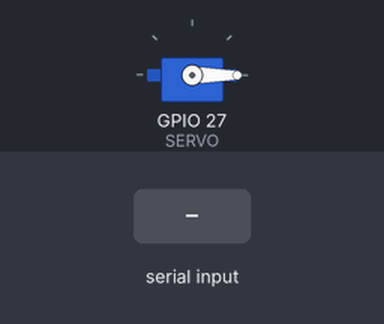
Bench run of a sketch on a simulated ESP32. Parts: servo. The inputs (shaded band) are chosen by the test bench. Nothing arrives over Bluetooth unless stated.

Above: at 1.2 s.
1.3 s: "open\n" received over the second serial link
At 1.76 s:
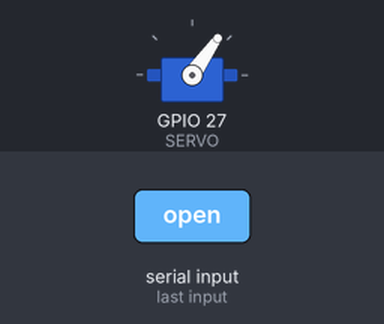
At 3.4 s:
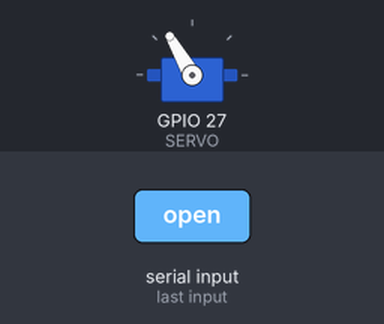
3.7 s: "close\n" received over the second serial link
At 3.86 s:
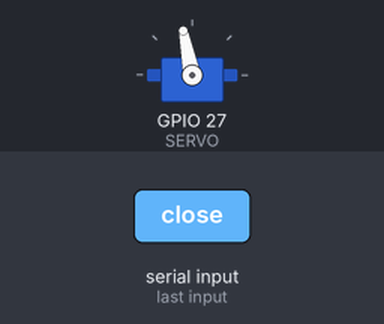
Timing chart, 0 to 6.7 s (numbered marks = the images above; inputs shaded):
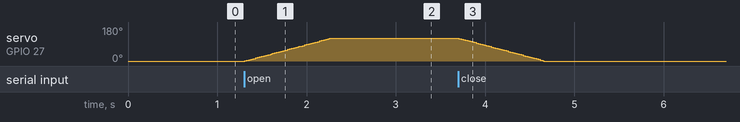

Measured:
- after the input at 1.3 s, servo on GPIO 27 (SERVO): moves from 0° to 120° over 0.95 s, starting at once
- after the input at 3.7 s, servo on GPIO 27 (SERVO): moves from 120° to 0° over 0.95 s, starting at once

The sketch:

mix.ino
```cpp
#include <BluetoothSerial.h>
#include <ESP32Servo.h>

BluetoothSerial bt;

const int SERVO = 27; // 伺服馬達的橘色線
Servo boom;

void setup()
{
	boom.attach(SERVO);
	boom.write(0);
	bt.begin("ESP32-GATE"); // 手機上看到的名字
}

void loop()
{
	if (bt.available())
	{
		String cmd = bt.readStringUntil('\n');
		cmd.trim();
		if (cmd == "open")
		{
			for (int a = 0; a <= 120; a++)
			{
				boom.write(a);
				delay(8);
			}
		};
		if (cmd == "close")
		{
			for (int a = 120; a >= 0; a--)
			{
				boom.write(a);
				delay(8);
			}
		};
		bt.println("gate " + cmd);
	}
}
```
